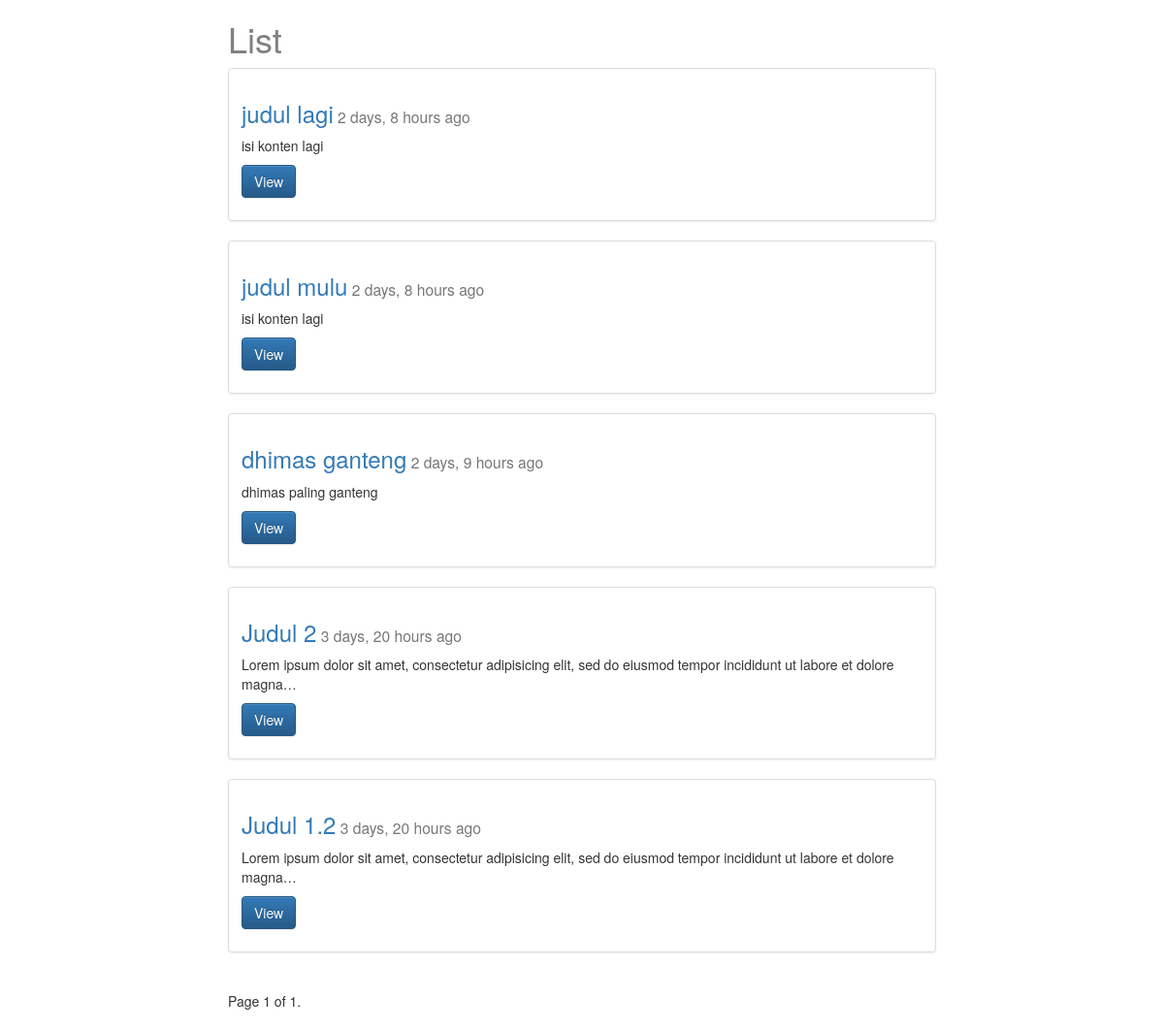
/posts/, run on an earlier commit of the app's database.
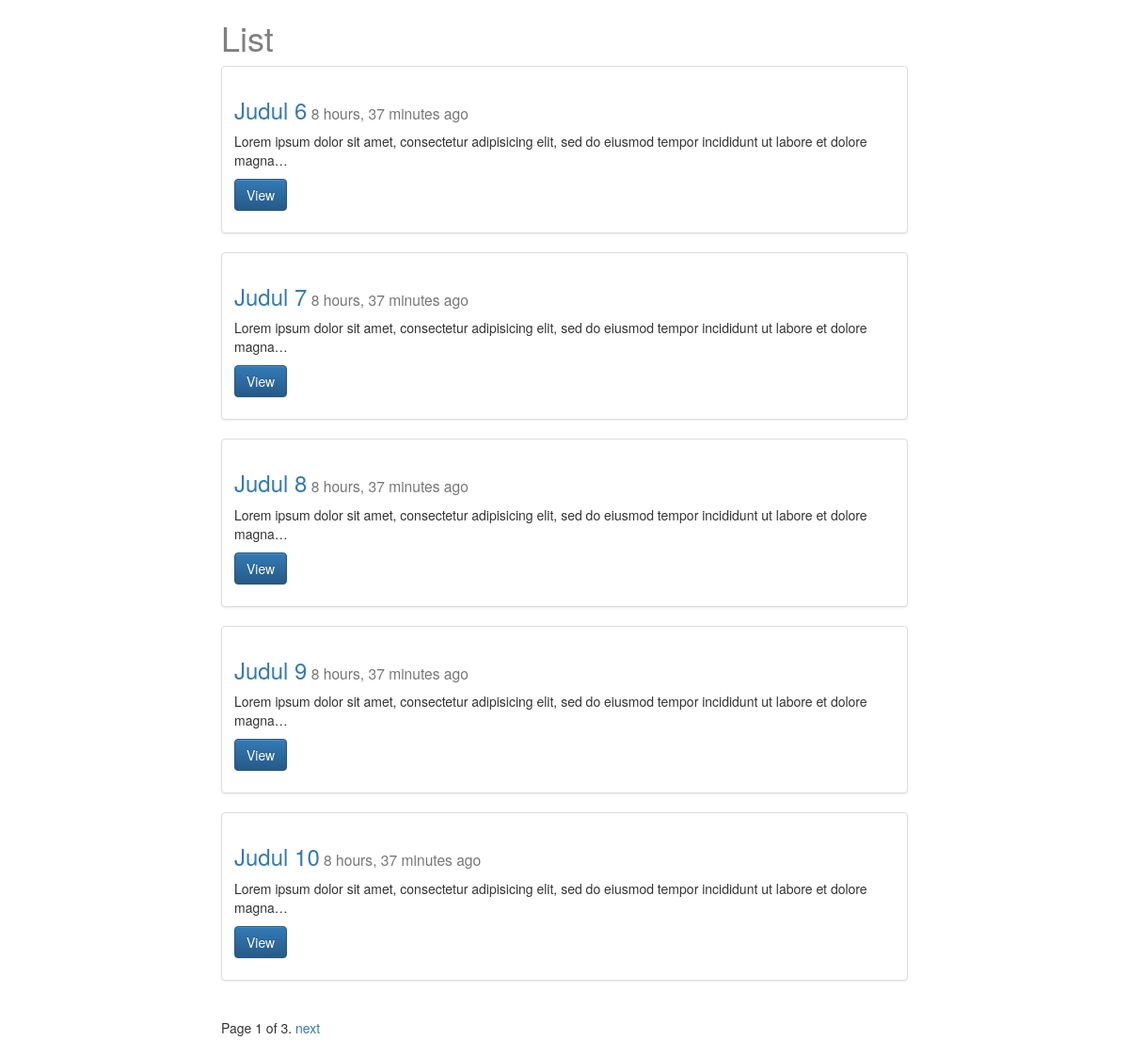
And on a later commit of the database.
### posts/models.py (models this page shows, shortened)
class Post(models.Model):
    title = models.CharField(max_length=120)
    image = models.ImageField(upload_to=upload_location,
            null=True,
            blank=True,
            width_field="width_field",
            height_field="height_field")
    height_field = models.IntegerField(default=0)
    width_field = models.IntegerField(default=0)
    content = models.TextField()
    updated = models.DateTimeField(auto_now=True, auto_now_add=False)
    timestamp = models.DateTimeField(auto_now=False, auto_now_add=True)
    def get_absolute_url(self):
        return reverse("posts:detail", kwargs={"id": self.id })
    class Meta:
        ordering = ["-timestamp", "-updated"]

### posts/views.py (the view)
def post_list(request): #list items
    queryset_list = Post.objects.all() # .order_by("-timestamp")
    paginator = Paginator(queryset_list, 5) # Show 5 post per page
    page = request.GET.get('page')
    try:
        queryset = paginator.page(page)
    except PageNotAnInteger:
        queryset = paginator.page(1)
    except EmptyPage:
        queryset = paginator.page(paginator.num_pages)
    context = {
        "object_list" : queryset,
        "title": "List"
    }
    return render(request, "posts/list.html", context)

### posts/templates/posts/list.html (shortened to what this page needs)
{% extends "posts/base.html" %}
{% block content %}
<div class="col-sm-8 col-sm-offset-2">
  <h1>{{ title }}</h1>
{% for obj in object_list %}
<div class="row">
  <div class="col-sm-12">
    <div class="thumbnail">
      <div class="caption">
        <h3><a href='{% url "posts:detail" id=obj.id %}'>{{ obj.title }}</a><small> {{ obj.timestamp|timesince }} ago</small></h3>
        <p>{{ obj.content|linebreaks|truncatechars:120 }}</p>
        <p><a href="{{ obj.get_absolute_url }}" class="btn btn-primary" role="button">View</a></p>
      </div>
    </div>
  </div>
</div>
  {% endfor %}
  <div class="pagination">
    <span class="step-links">
        <span class="current">
            Page {{ object_list.number }} of {{ object_list.paginator.num_pages }}.
        </span>
        {% if object_list.has_next %}
            <a href="?page={{ object_list.next_page_number }}">next</a>
        {% endif %}
    </span>
</div>
</div>
{% endblock content %}

What changed in the data, as far as the page shows it:
no longer on this page (row unchanged): Post: title "judul lagi", timestamp "2 days, 8 hours", content "isi konten lagi"
no longer on this page (row unchanged): Post: title "judul mulu", timestamp "2 days, 8 hours", content "isi konten lagi"
no longer on this page (row unchanged): Post: title "dhimas ganteng", timestamp "2 days, 9 hours", content "dhimas paling ganteng"
no longer on this page (row unchanged): Post: title "Judul 2", timestamp "3 days, 20 hours", content "Lorem ipsum dolor sit amet, consectetur adipisicing elit, sed do eiusmod tempor incididunt ut labore et dolore magna…"
no longer on this page (row unchanged): Post: title "Judul 1.2", timestamp "3 days, 20 hours", content "Lorem ipsum dolor sit amet, consectetur adipisicing elit, sed do eiusmod tempor incididunt ut labore et dolore magna…"
added Post: title "Judul 6", timestamp "8 hours, 37 minutes", content "Lorem ipsum dolor sit amet, consectetur adipisicing elit, sed do eiusmod tempor incididunt ut labore et dolore magna…"
added Post: title "Judul 7", timestamp "8 hours, 37 minutes", content "Lorem ipsum dolor sit amet, consectetur adipisicing elit, sed do eiusmod tempor incididunt ut labore et dolore magna…"
added Post: title "Judul 8", timestamp "8 hours, 37 minutes", content "Lorem ipsum dolor sit amet, consectetur adipisicing elit, sed do eiusmod tempor incididunt ut labore et dolore magna…"
added Post: title "Judul 9", timestamp "8 hours, 37 minutes", content "Lorem ipsum dolor sit amet, consectetur adipisicing elit, sed do eiusmod tempor incididunt ut labore et dolore magna…"
added Post: title "Judul 10", timestamp "8 hours, 37 minutes", content "Lorem ipsum dolor sit amet, consectetur adipisicing elit, sed do eiusmod tempor incididunt ut labore et dolore magna…"
Also different on the page:
{{ object_list.paginator.num_pages }}: "1" → "3"
text now shown: "next"
